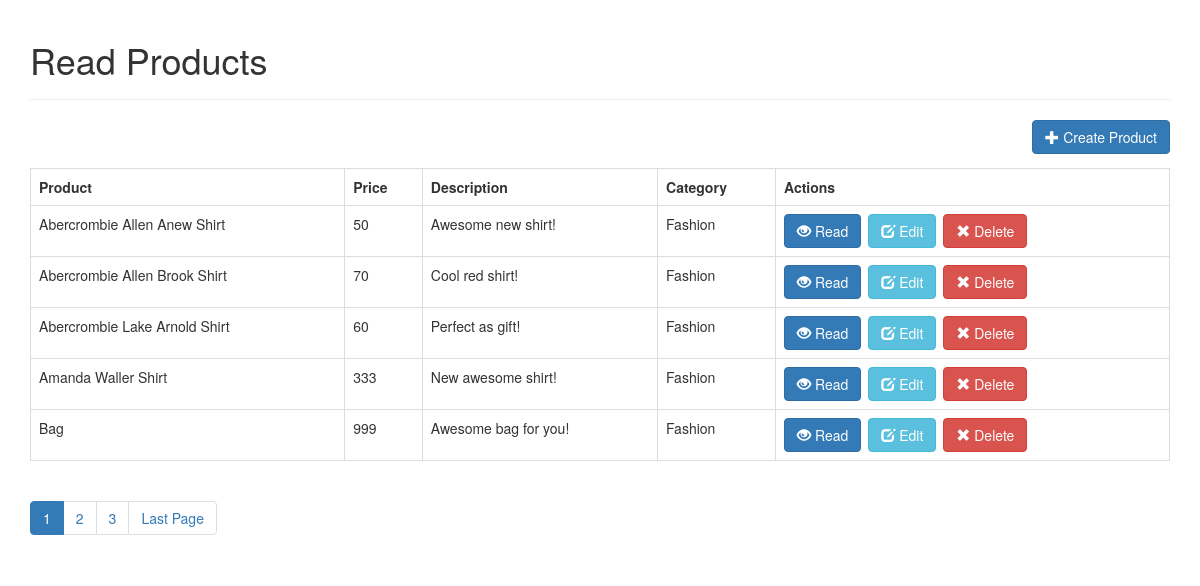
The page / on the database its author committed.
### tables this page shows
CREATE TABLE `products` (
  `id` int(11) NOT NULL,
  `name` varchar(32) NOT NULL,
  `description` text NOT NULL,
  `price` int(11) NOT NULL,
  `category_id` int(11) NOT NULL,
  `created` datetime NOT NULL,
  `modified` timestamp NOT NULL DEFAULT CURRENT_TIMESTAMP
);

CREATE TABLE `categories` (
  `id` int(11) NOT NULL,
  `name` varchar(256) NOT NULL,
  `created` datetime NOT NULL,
  `modified` timestamp NOT NULL DEFAULT CURRENT_TIMESTAMP
);

### objects/product.php (called while the page is built, shortened)
<?php
class Product{
	private $conn;
	private $table_name = "products";
	public function __construct($db){
		$this->conn = $db;
	}
	function readAll($from_record_num, $records_per_page){
		$query = "SELECT
					id, name, description, price, category_id
				FROM
					" . $this->table_name . "
				ORDER BY
					name ASC
				LIMIT ?, ?";
		$stmt = $this->conn->prepare( $query );
		$stmt->bindParam(1, $from_record_num, PDO::PARAM_INT);
		$stmt->bindParam(2, $records_per_page, PDO::PARAM_INT);
		$stmt->execute();
		return $stmt;
	}
	public function countAll(){
		$query = "SELECT id FROM " . $this->table_name . "";
		$stmt = $this->conn->prepare( $query );
		$stmt->execute();
		$num = $stmt->rowCount();
		return $num;
	}
}
?>

### objects/category.php (called while the page is built, shortened)
<?php
class Category{
	private $conn;
	private $table_name = "categories";
	public $id;
	public function __construct($db){
		$this->conn = $db;
	}
	function readName(){
		$query = "SELECT name FROM " . $this->table_name . " WHERE id = ? limit 0,1";
		$stmt = $this->conn->prepare( $query );
		$stmt->bindParam(1, $this->id);
		$stmt->execute();
		$row = $stmt->fetch(PDO::FETCH_ASSOC);
		$this->name = $row['name'];
	}
}
?>

### index.php (the view, shortened to what this page needs)
<?php
$page = isset($_GET['page']) ? $_GET['page'] : 1;
$records_per_page = 5;
$from_record_num = ($records_per_page * $page) - $records_per_page;
include_once 'objects/product.php';
include_once 'objects/category.php';
$database = new Database();
$db = $database->getConnection();
$product = new Product($db);
$category = new Category($db);
$page_title = "Read Products";
include_once "header.php";
echo "<div class='right-button-margin'>";
	echo "<a href='create_product.php' class='btn btn-primary pull-right'>";
		echo "<span class='glyphicon glyphicon-plus'></span> Create Product";
	echo "</a>";
echo "</div>";
$stmt = $product->readAll($from_record_num, $records_per_page);
$num = $stmt->rowCount();
if($num>0){
	echo "<table class='table table-hover table-responsive table-bordered'>";
		echo "<tr>";
			echo "<th>Product</th>";
			echo "<th>Price</th>";
			echo "<th>Description</th>";
			echo "<th>Category</th>";
			echo "<th>Actions</th>";
		echo "</tr>";
		while ($row = $stmt->fetch(PDO::FETCH_ASSOC)){
			extract($row);
			echo "<tr>";
				echo "<td>{$name}</td>";
				echo "<td>{$price}</td>";
				echo "<td>{$description}</td>";
				echo "<td>";
					$category->id = $category_id;
					$category->readName();
					echo $category->name;
				echo "</td>";
				echo "<td>";
					echo "<a href='read_one.php?id={$id}' class='btn btn-primary left-margin'>";
						echo "<span class='glyphicon glyphicon-eye-open'></span> Read";
					echo "</a>";
					echo "<a href='update_product.php?id={$id}' class='btn btn-info left-margin'>";
						echo "<span class='glyphicon glyphicon-edit'></span> Edit";
					echo "</a>";
					echo "<a delete-id='{$id}' class='btn btn-danger delete-object'>";
						echo "<span class='glyphicon glyphicon-remove'></span> Delete";
					echo "</a>";
				echo "</td>";
			echo "</tr>";
		}
	echo "</table>";
	include_once 'paging.php';
}
else{
	echo "<div>No products found.</div>";
}
?>
<?php
include_once "footer.php";
?>

### header.php (shortened to what this page needs)
<!DOCTYPE html>
<html lang="en">
<head>
	<link href="libs/js/bootstrap/dist/css/bootstrap.css" rel="stylesheet" media="screen" />
</head>
<body>
    <div class="container">
		<?php
		echo "<div class='page-header'>";
			echo "<h1>{$page_title}</h1>";
		echo "</div>";
		?>

### paging.php (shortened to what this page needs)
<?php
$page_dom = "index.php";
echo "<ul class=\"pagination\">";
$total_rows = $product->countAll();
$total_pages = ceil($total_rows / $records_per_page);
$range = 2;
$initial_num = $page - $range;
$condition_limit_num = ($page + $range)  + 1;
for ($x=$initial_num; $x<$condition_limit_num; $x++) {
    if (($x > 0) && ($x <= $total_pages)) {
        if ($x == $page) {
            echo "<li class='active'><a href=\"#\">$x <span class=\"sr-only\">(current)</span></a></li>";
        }
        else {
            echo "<li><a href='{$page_dom}?page=$x'>$x</a></li>";
        }
    }
}
if($page<$total_pages){
    echo "<li><a href='" .$page_dom . "?page={$total_pages}' title='Last page is {$total_pages}.'>";
        echo "Last Page";
    echo "</a></li>";
}
echo "</ul>";
?>

### footer.php (shortened to what this page needs)
</div>
</body>
</html>

### header.php (style rules this page uses)
.left-margin { margin:0 .5em 0 0; }
.right-button-margin { margin: 0 0 1em 0; overflow: hidden; }

### rows shown on the page
products: name "Abercrombie Allen Anew Shirt", price "50", description "Awesome new shirt!", category.name "Fashion"
products: name "Abercrombie Allen Brook Shirt", price "70", description "Cool red shirt!", category.name "Fashion"
products: name "Abercrombie Lake Arnold Shirt", price "60", description "Perfect as gift!", category.name "Fashion"
products: name "Amanda Waller Shirt", price "333", description "New awesome shirt!", category.name "Fashion"
products: name "Bag", price "999", description "Awesome bag for you!", category.name "Fashion"

### other values the page prints
$page_title "Read Products"
